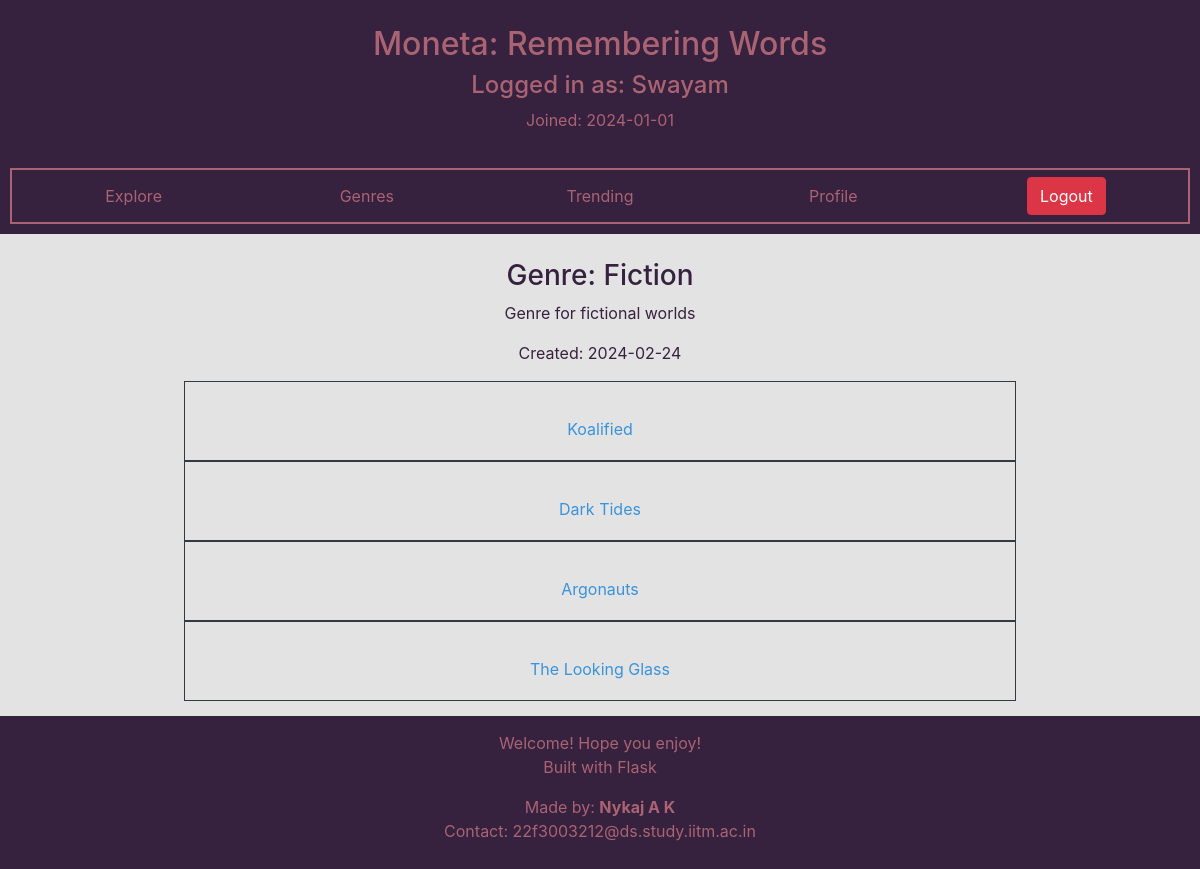
/sections/Fiction (signed in), run on the app's committed database.
### moneta/models.py (models this page shows, shortened)
class User(db.Model,UserMixin):
    __tablename__ = "user"
    id = db.Column(db.Integer,primary_key = True)
    username = db.Column(db.String(20),nullable=False,unique=True)
    password = db.Column(db.String(60),nullable=True)
    email = db.Column(db.String(60),nullable=False,unique=True)
    doj = db.Column(db.DateTime, nullable=False, default = date.today())
    is_librarian = db.Column(db.Integer,nullable = False, default = 0)
    borrowed = db.relationship('Borrow',backref='user',lazy=True)
    returned = db.relationship('Return',backref='user',lazy=True)
    comments = db.relationship('Comment',backref = 'user', lazy=True)
    requested = db.relationship('Requested',backref = 'user', lazy=True)

class Section(db.Model):
    __tablename__ = "section"
    id = db.Column(db.Integer,primary_key = True)
    name = db.Column(db.String(40), unique = True, nullable = False)
    doc = db.Column(db.DateTime, default = date.today())
    description = db.Column(db.String(256))
    books = db.relationship('Book',secondary=category,backref = db.backref('sections',lazy='dynamic') )

class Book(db.Model):
    __tablename__ = "book"
    id = db.Column(db.Integer,primary_key = True)
    name = db.Column(db.String(80), unique = True, nullable = False)
    description = db.Column(db.Text)
    ratings = db.relationship('Rating',backref='book',lazy=True)
    comments = db.relationship('Comment',backref = 'book', lazy=True)
    borrowed = db.relationship('Borrow',backref = 'book',lazy=True)
    requested = db.relationship('Requested',backref = 'book',lazy=True)

### moneta/routes.py (the view)
@app.route("/sections/<name>")
@normal_user_required
def selected_genre(name):
    section = Section.query.filter(func.lower(Section.name) == name.lower()).scalar()
    if not section:
        return render_template('user_specific/non_existant.html')
    return render_template('user_specific/specific_section.html',genre = section)

### moneta/routes.py (called while the page is built, shortened)
@login_manager.user_loader
def load_user(user_id):
    user = User.query.filter_by(id=user_id).first()
    app.logger.info(f"User {user.username} was loaded!")
    return user

def normal_user_required(fun):
    @wraps(fun)
    def inner(*args,**kwargs):
        if not current_user.is_anonymous and not current_user.is_librarian:
            return fun(*args,**kwargs)
    return inner

### moneta/templates/user_specific/specific_section.html
{% extends "user_specific/dashboard.html" %}
{% block main_body %}
    <div class="container text-center">
        <h3 class="help-text">Genre: {{ genre.name.title() }}</h3>
        {% if genre.description %}
            <p class="help-text">{{ genre.description }}</p>
        {% else %}
            <p class="help-text">No description!</p>
        {% endif %}
        <p class="help-text">Created: {{genre.doc.__str__()[:10:]}}</p>
        {% for book in genre.books %}
            <div class="mx-auto text-center border border-dark p-1" style="width:75%">
                <br>
                <h5><a class="btn link-text" href="{{ url_for('selected_book',id = book.id) }}">{{book.name}}</a></h5>
            </div>
        {% endfor %}
    </div>
{% endblock %}

### moneta/templates/user_specific/dashboard.html
{% extends "base_templates/base.html" %}
{% block header_element %}
    <div class="container-flexible" id="header-container">
        <div class="row text-center header-container-element" id="header-container-info">
            <div class="col" id="header-container-info-content">
                <h2 class="header-info-content-text">Moneta: Remembering Words</h2>
                <h4 class="header-info-content-text">Logged in as: {{ current_user.username }} </h4>
                <p class="header-info-content-text">Joined: {{current_user.doj.__str__()[:10:]}}</p>
            </div>
        </div>
        <div class="row text-center header-container-element" id="header-container-links">
            <div class="col header-link-div"><a class="btn header-link" href="{{ url_for('search') }}">Explore</a></div>
            <div class="col header-link-div"><a class="btn header-link" href="{{ url_for('genre') }}">Genres</a></div>
            <div class="col header-link-div"><a class="btn header-link" href="{{ url_for('trending') }}">Trending</a></div>
            <div class="col header-link-div"><a class="btn header-link" href="{{ url_for('home') }}">Profile</a></div>
            <div class="col header-link-div"><a class="btn btn-danger" href="{{ url_for('logout') }}">Logout</a></div>
        </div>
    </div>
{% endblock %}

### moneta/static/custom/global_styles.css (style rules this page uses)
:root { --custom_primary: rgb(57,147,221); --custom_secondary: rgb(84,122,65); --custom_tertiary: rgb(170,99,115); --custom_accent_light: rgb(227,227,227); --custom_accent_dark: rgb(54,33,62); }
body { background-color: var(--custom_accent_light); overflow-x: hidden; min-height: 100vh; display: flex; flex-direction: column; }

### moneta/static/custom/header_styles.css (style rules this page uses)
#header-container { padding: 5px; margin-bottom: 10px; background-color: var(--custom_accent_dark); }
.header-container-element { padding: 5px; margin: 5px; margin-top: 15px; }
.header-link-div { margin: 2px; }
.header-link { color: var(--custom_tertiary); }
.header-info-content-text { color: var(--custom_tertiary); }
#header-container-links { border: 2px solid var(--custom_tertiary); }

### moneta/static/custom/content_text_styles.css (style rules this page uses)
.link-text { color: var(--custom_primary); }
.help-text { color: var(--custom_accent_dark); }

### data on the page
User: username "Swayam", doj "2024-01-01"
Section: name "Fiction", description "Genre for fictional worlds", doc "2024-02-24"
Book: name "Koalified"
Book: name "Dark Tides"
Book: name "Argonauts"
Book: name "The Looking Glass"
